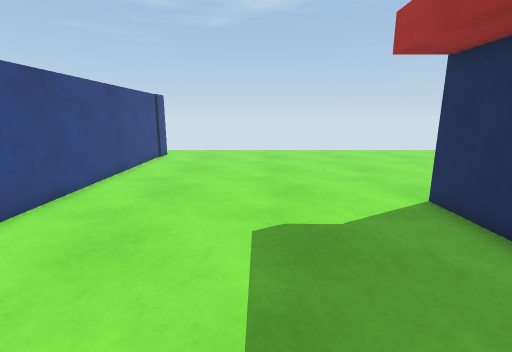
View 1 (above)

17 first-person views from a walk through a Unity game level. The camera is 1.2 m above the floor, tilts 12° down and sees 85° across. The floor is counted in squares, 0.5 m on a side. Each view is taken from the middle of a square. On the plan, view 1 faces up. The plan holds only what a view shows up to about 18 squares ahead; the rest is blank. The place goes on beyond the plan. The player character is not drawn. Surface patterns are stand-ins for the level's own textures.

View 2
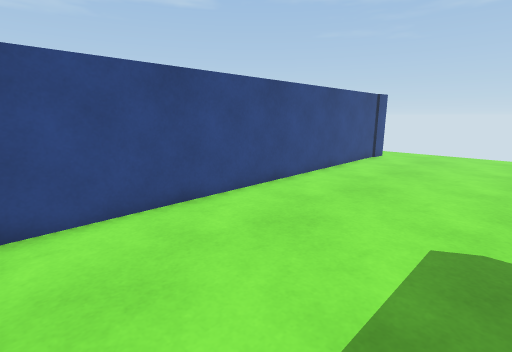

View 3
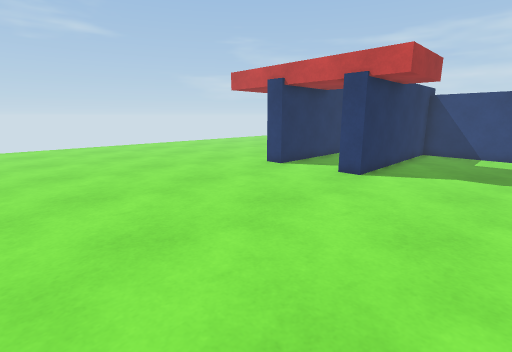

View 4
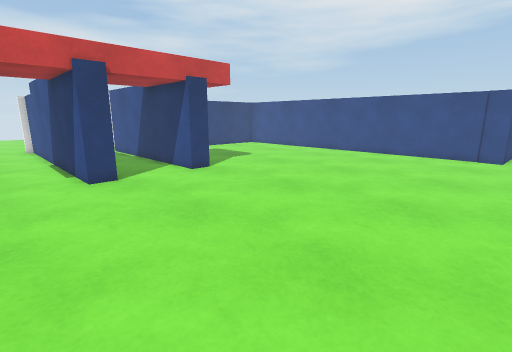

View 5
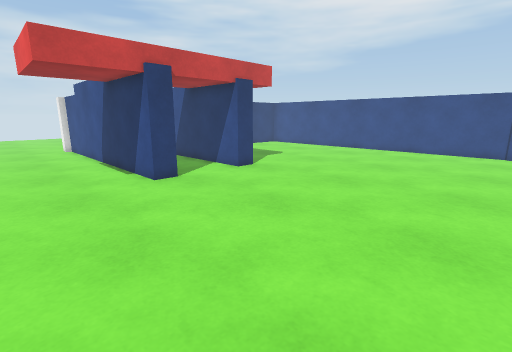

View 6
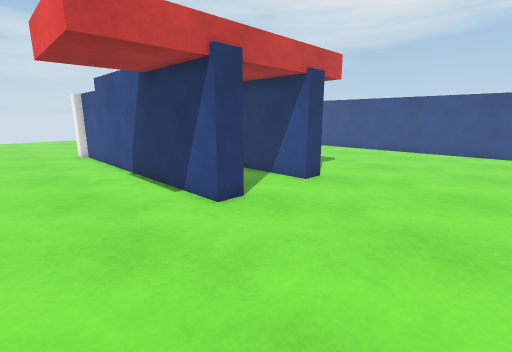

View 7
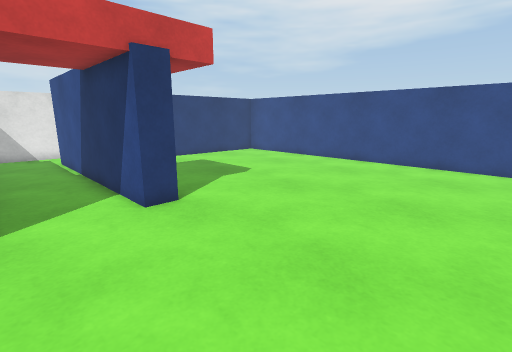

View 8
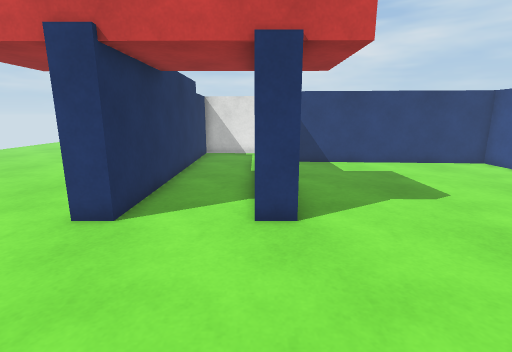

View 9
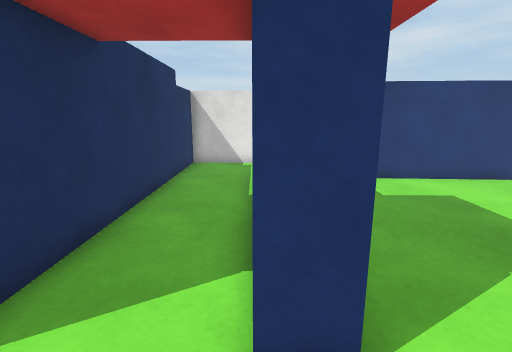

View 10
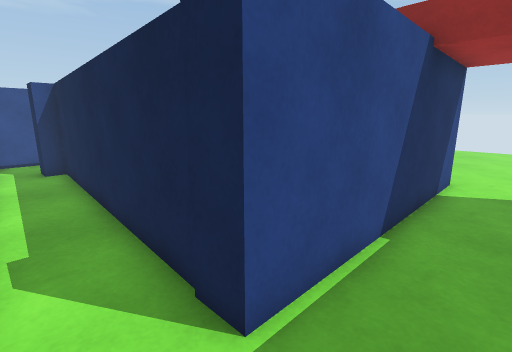

View 11
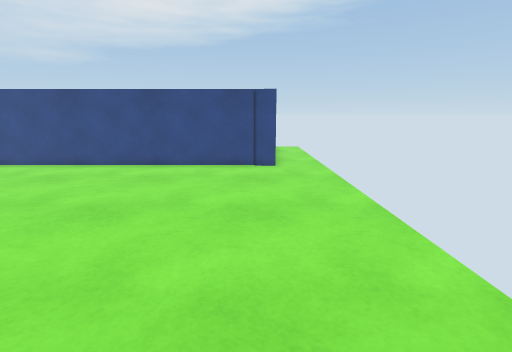

View 12
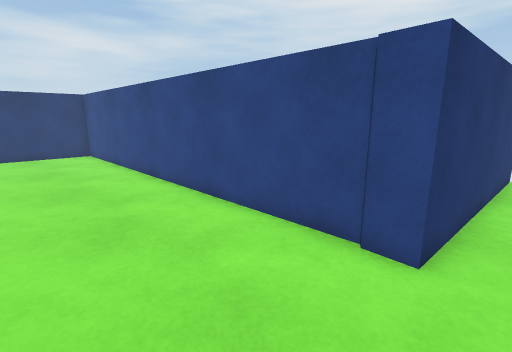

View 13
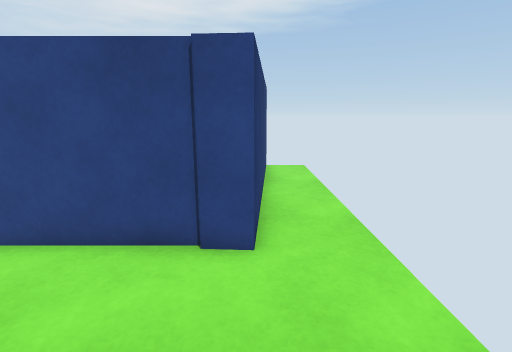

View 14
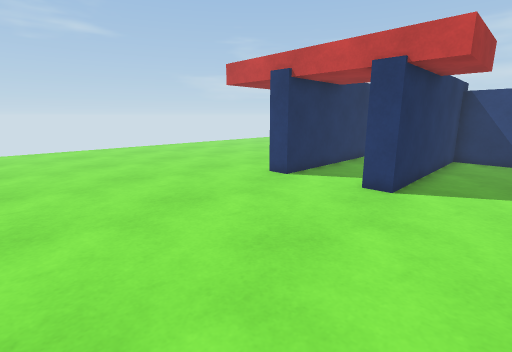

View 15
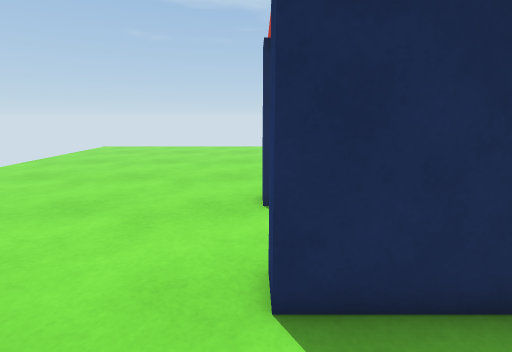

View 16
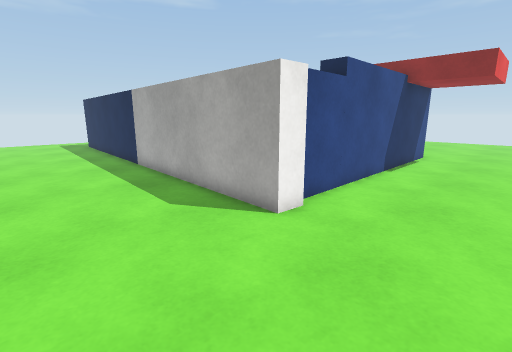

View 17
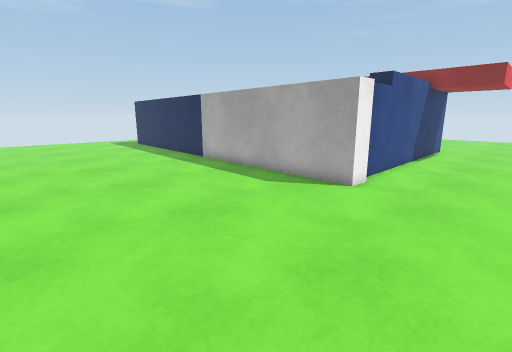

### Floor plan
Points are (right, up) in squares from view 1. A wall is a line through its corners. A room is listed if a view was taken in it or the views show most of it. See-through windows are left out.
Room 1 (views 1, 2, 3, 4, 5, 6, 7, 8, 9, 10, 11, 12, 13, 14, 15)
walls: (-5.9, 17) (-5.9, -0.5) (5, -1.1) (5, 7.8) (6, 7.8) (6, -2.2); (5.6, -4.5) (9.3, -4.8) (9.3, 7.8) (10.3, 7.8) (10.3, -4.8) (10.7, -4.9); (-14.7, 18.5) (-5.7, 18) (-5.8, 16.9)
ways out: opening at (13.5, -4.2) to room 2; opening at (5, -3)
Room 2 (views 16, 17)
walls: (10.7, -4.9) (10.6, -5.8) (-5.1, -4.9)
ways out: opening at (13.5, -4.2) to room 1

Positions as (right, up) in squares from view 1, and headings:
1: (0, 0), facing up
2: (1, 0), facing up-left
3: (0, 19), facing down-right
4: (13, 19), facing down-left
5: (15, 18), facing down-left
6: (15, 14), facing down-left
7: (9, 15), facing down-left
8: (6, 14), facing down
9: (6, 10), facing down
10: (8, -4), facing up-left
11: (8, 17), facing left
12: (-1, 19), facing down-left
13: (-1, 18), facing left
14: (2, 17), facing down-right
15: (2, 8), facing right
16: (15, -11), facing up-left
17: (15, -15), facing up-left
